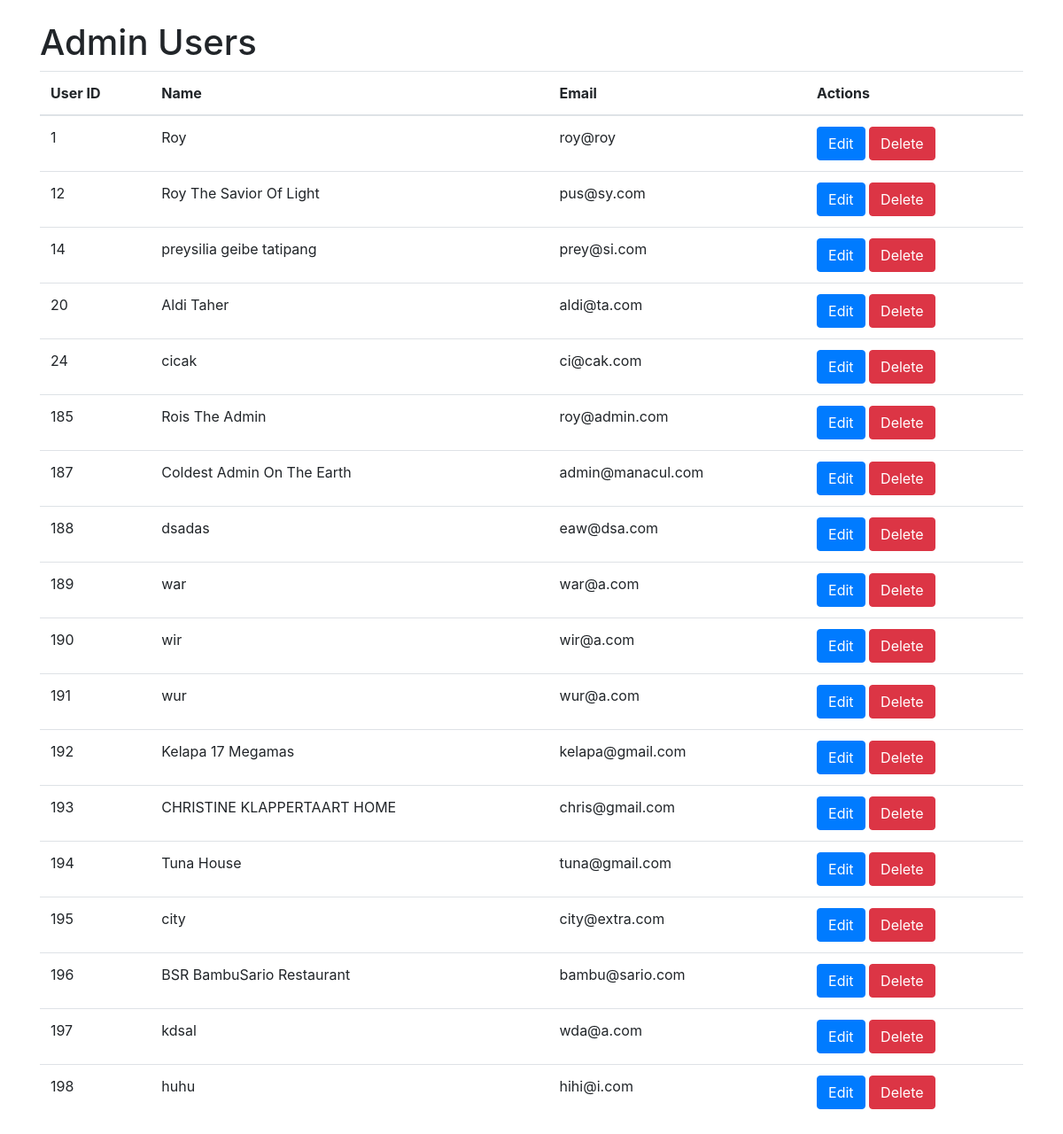
Page /admin/adminUsers.php on the committed database.
### tables this page shows
CREATE TABLE `users` (
  `user_id` int(255) NOT NULL,
  `name` varchar(100) NOT NULL,
  `email` varchar(20) NOT NULL,
  `password` varchar(255) NOT NULL,
  `roles` varchar(10) NOT NULL
);

### config/config.php (called while the page is built, shortened)
<?php
$host = 'localhost';
$user = 'root';
$password = '';
$dbname = 'manacul';
$conn = mysqli_connect($host, $user, $password, $dbname);
function query($query)
{
    global $conn;
    $result = mysqli_query($conn, $query);
    $rows = [];
    while ($row = mysqli_fetch_assoc($result)) {
        $rows[] = $row;
    }
    return $rows;
}

### admin/adminUsers.php (the view, shortened to what this page needs)
<?php
require '../config/config.php';
$users = query("SELECT * FROM users");
?>
<!DOCTYPE html>
<html lang="en">
<head>
    <link rel="stylesheet" href="https://stackpath.bootstrapcdn.com/bootstrap/4.5.2/css/bootstrap.min.css">
</head>
<body>
    <div class="container mt-4">
        <h1>Admin Users</h1>
        <table class="table">
            <thead>
                <tr>
                    <th>User ID</th>
                    <th>Name</th>
                    <th>Email</th>
                    <th>Actions</th>
                </tr>
            </thead>
            <tbody>
                <?php foreach ($users as $user) : ?>
                    <tr>
                        <td><?= $user['user_id']; ?></td>
                        <td><?= $user['name']; ?></td>
                        <td><?= $user['email']; ?></td>
                        <td>
                            <button onclick="editUser(<?= $user['user_id']; ?>)" class="btn btn-primary">Edit</button>
                            <button onclick="deleteUser(<?= $user['user_id']; ?>)" class="btn btn-danger">Delete</button>
                        </td>
                    </tr>
                <?php endforeach; ?>
            </tbody>
        </table>
    </div>
</body>
</html>

### rows in the picture
users: user_id "1", name "Roy", email "roy@roy"
users: user_id "12", name "Roy The Savior Of Light", email "pus@sy.com"
users: user_id "14", name "preysilia geibe tatipang", email "prey@si.com"
users: user_id "20", name "Aldi Taher", email "aldi@ta.com"
users: user_id "24", name "cicak", email "ci@cak.com"
users: user_id "185", name "Rois The Admin", email "roy@admin.com"
users: user_id "187", name "Coldest Admin On The Earth", email "admin@manacul.com"
users: user_id "188", name "dsadas", email "eaw@dsa.com"
users: user_id "189", name "war", email "war@a.com"
users: user_id "190", name "wir", email "wir@a.com"
users: user_id "191", name "wur", email "wur@a.com"
users: user_id "192", name "Kelapa 17 Megamas", email "kelapa@gmail.com"
users: user_id "193", name "CHRISTINE KLAPPERTAART HOME", email "chris@gmail.com"
users: user_id "194", name "Tuna House", email "tuna@gmail.com"
users: user_id "195", name "city", email "city@extra.com"
users: user_id "196", name "BSR BambuSario Restaurant", email "bambu@sario.com"
users: user_id "197", name "kdsal", email "wda@a.com"
users: user_id "198", name "huhu", email "hihi@i.com"
